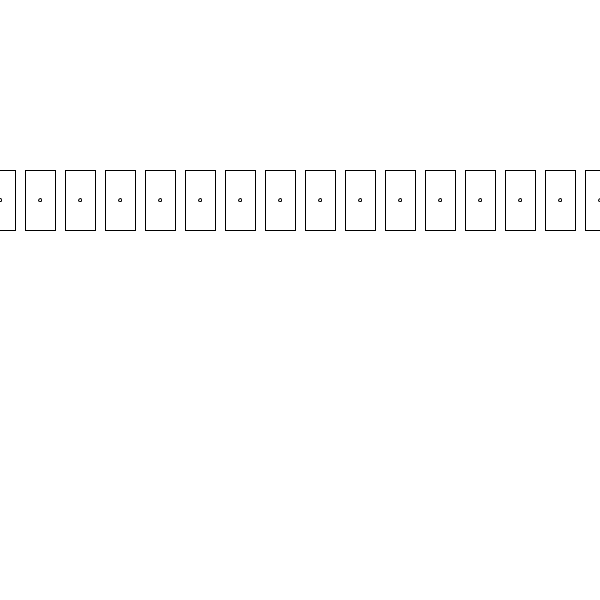
Frame 1 (no input)
Frame 60 (the mouse pressed at the canvas centre just before this capture): identical to frame 1, image omitted
Frame 120 (the mouse held since frame 60 and released just before this capture): identical to frame 1, image omitted

The Processing sketch that drew this single still picture (run headless with seeded random() and noise(); from frame 60 on, the mouse is pressed at the canvas centre):

// Processing sketch: firguras_con_for_loop
// ── firguras_con_for_loop.pde


void setup() {
  size(600, 600);
  rectMode(CENTER);
}

void draw() {
  background(255);

  for(int i=0;i<20;i++){
    figura(40*i,200,30);
  }
}

void figura(int posX, int posY, float tam) {
  rect(posX, posY, tam, tam*2);
  ellipse(posX, posY, 3, 3);
}
